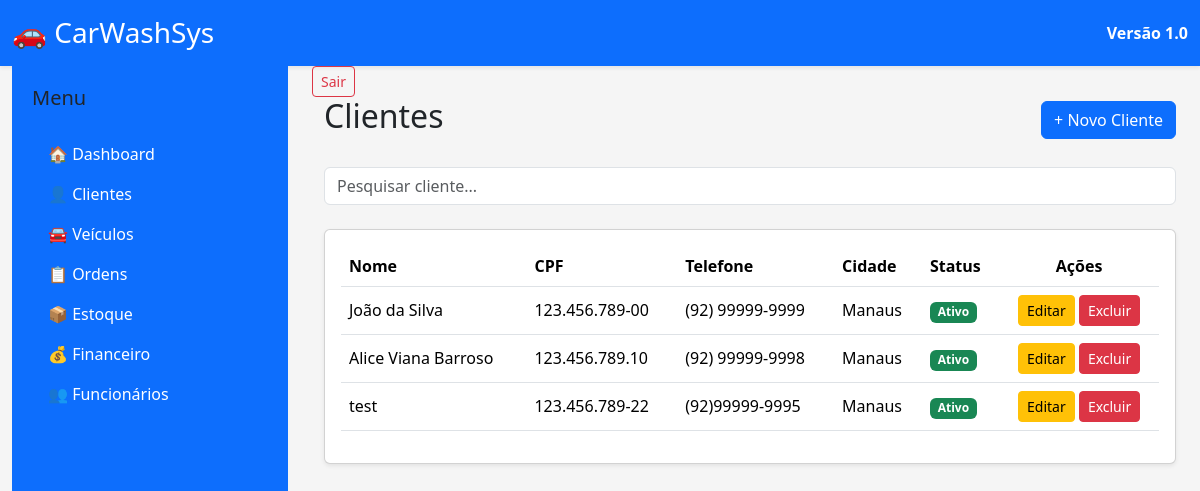
Page /clientes/ on the earlier database version.
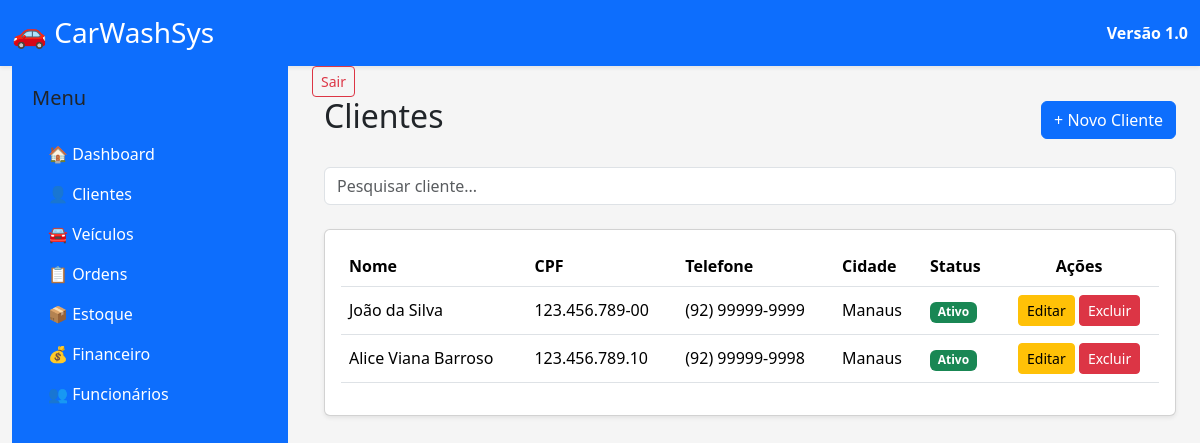
Same page on the later database version.
### apps/clientes/models.py (models this page shows, shortened)
class Cliente(models.Model):
    nome = models.CharField(
        max_length=150
    )
    cpf = models.CharField(
        max_length=14,
        unique=True
    )
    telefone = models.CharField(
        max_length=20
    )
    email = models.EmailField(
        blank=True
    )
    endereco = models.CharField(
        max_length=200,
        blank=True
    )
    cidade = models.CharField(
        max_length=100,
        blank=True
    )
    estado = models.CharField(
        max_length=2,
        blank=True
    )
    cep = models.CharField(
        max_length=9,
        blank=True
    )
    observacoes = models.TextField(
        blank=True
    )
    data_cadastro = models.DateTimeField(
        auto_now_add=True
    )
    ativo = models.BooleanField(
        default=True
    )

### apps/clientes/views.py (the view)
def lista_clientes(request):
    clientes = Cliente.objects.all()
    context = {
        "clientes": clientes,
    }
    return render(
        request,
        "clientes/lista.html",
        context
    )

### templates/clientes/lista.html (shortened to what this page needs)
{% extends "base.html" %}
{% block content %}
<div class="container-fluid">
    <div class="d-flex justify-content-between align-items-center mb-4">
        <h2>
            Clientes
        </h2>
        <a
            href="{% url 'novo_cliente' %}"
            class="btn btn-primary">
            + Novo Cliente
        </a>
    </div>
    <div class="mb-4">
        <input
            type="text"
            class="form-control"
            placeholder="Pesquisar cliente...">
    </div>
    <div class="card shadow-sm">
        <div class="card-body">
            <table class="table table-hover align-middle">
                <thead>
                    <tr>
                        <th>Nome</th>
                        <th>CPF</th>
                        <th>Telefone</th>
                        <th>Cidade</th>
                        <th>Status</th>
                        <th class="text-center">Ações</th>
                    </tr>
                </thead>
                <tbody>
                    {% for cliente in clientes %}
                    <tr>
                        <td>{{ cliente.nome }}</td>
                        <td>{{ cliente.cpf }}</td>
                        <td>{{ cliente.telefone }}</td>
                        <td>{{ cliente.cidade }}</td>
                        <td>
                            {% if cliente.ativo %}
                                <span class="badge bg-success">
                                    Ativo
                                </span>
                            {% else %}
                                <span class="badge bg-secondary">
                                    Inativo
                                </span>
                            {% endif %}
                        </td>
                        <td class="text-center">
                            <a
                                href="{% url 'editar_cliente' cliente.pk %}"
                                class="btn btn-warning btn-sm">
                                 Editar
                            </a>
                            <a
    href="{% url 'excluir_cliente' cliente.pk %}"
    class="btn btn-danger btn-sm">
    Excluir
</a>
                        </td>
                    </tr>
                    {% empty %}
                    <tr>
                        <td colspan="6" class="text-center text-muted">
                            Nenhum cliente cadastrado.
                        </td>
                    </tr>
                    {% endfor %}
                </tbody>
            </table>
        </div>
    </div>
</div>
{% endblock %}

Differences in the rows shown:
removed Cliente: nome "test", cpf "123.456.789-22", telefone "(92)99999-9995", cidade "Manaus", ativo "Ativo"
